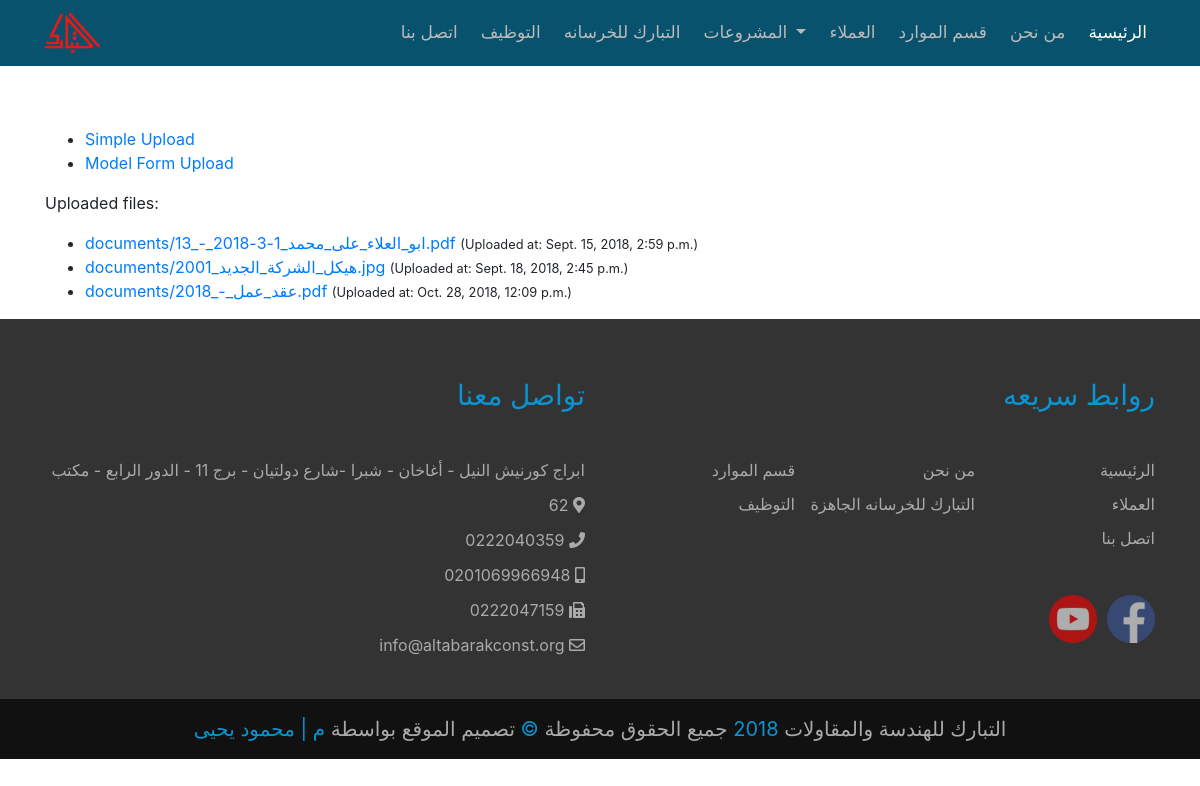
The page /projects/Job_progress/ on the database its author committed.
### projects/models.py (models this page shows)
class Document(models.Model):
    description = models.CharField(max_length=100)
    document = models.FileField(upload_to='documents/')
    uploaded_at = models.DateTimeField(auto_now_add=True)
    empemail = models.EmailField()
    phonenumber = models.CharField(max_length=50, blank=True)

### projects/views.py (the view)
# urls.py: path('Job_progress/', views.testupload, name='testupload'),
def testupload(request):
    documents = Document.objects.all()
    return render(request, 'projects/homeupload.html', { 'documents': documents })

### projects/templates/projects/homeupload.html
{% extends 'base.html' %}
{% load static %}
{% block custom_css %}
  <link rel="stylesheet" type="text/css" href="{% static 'css/hosps.css' %}">
{% endblock %}
{% block content %}
 <div class="container">
  <br><br><br>
    <ul>
    <li>
      <a href="{% url 'projects:simple_upload' %}">Simple Upload</a>
    </li>
    <li>
      <a href="{% url 'projects:model_form_upload' %}">Model Form Upload</a>
    </li>
  </ul>
 <p>Uploaded files:</p>
  <ul>
    {% for obj in documents %}
      <li>
        <a href="{{ obj.document.url }}">{{ obj.document.name }}</a>
        <small>(Uploaded at: {{ obj.uploaded_at }})</small>
      </li>
    {% endfor %}
  </ul>
 </div>
{% endblock %}

### templates/base.html (shortened to what this page needs)
<!DOCTYPE html>
{% load static %}
<html>
<head>
	<link rel="stylesheet" type="text/css" href="{% static 'css/bootstrap.css' %}">
  	<link rel="stylesheet" href="https://use.fontawesome.com/releases/v5.3.1/css/all.css">
	{% block custom_css %}
	{% endblock %}
</head>
<body>
	{% include 'includes/navbar.html' %}
	{% block content %}
    {% endblock %}
    {% include 'includes/footer.html' %}
</body>
</html>

### templates/includes/navbar.html (shortened to what this page needs)
	<nav class="navbar navbar-expand-lg navbar-dark bg-dark fixed-top">
		<div class="container">
		  <a class="navbar-brand" href="#"><img src="../../static/img/OurLogo.PNG" width="55" height="40px"></a>
		  <div class="collapse navbar-collapse" id="navbarSupportedContent">
		    <ul class="navbar-nav ml-auto">
		      <li class="nav-item">
		        <a class="nav-link" href="{% url 'projects:contact_us' %}">اتصل بنا<span class="sr-only">(current)</span></a>
		      </li>
		      <li class="nav-item">
		        <a class="nav-link" href="{% url 'projects:jobs' %}">التوظيف<span class="sr-only">(current)</span></a>
		      </li>
		      <li class="nav-item">
		        <a class="nav-link" href="#">التبارك للخرسانه<span class="sr-only">(current)</span></a>
		      </li>
		      <li class="nav-item dropdown">
		        <a class="nav-link dropdown-toggle" href="#" id="navbarDropdown" role="button" data-toggle="dropdown" aria-haspopup="true" aria-expanded="false">
		          المشروعات
		        </a>
		      </li>
		       <li class="nav-item">
		        <a class="nav-link" href="#">العملاء<span class="sr-only">(current)</span></a>
		      </li>
		      <li class="nav-item">
		        <a class="nav-link" href="#">قسم الموارد<span class="sr-only">(current)</span></a>
		      </li>
		       <li class="nav-item">
		        <a class="nav-link" href="{% url 'projects:aboucom' %}">من نحن<span class="sr-only">(current)</span></a>
		      </li>
		      <li class="nav-item active">
		        <a class="nav-link active" href="{% url 'home' %}">الرئيسية <span class="sr-only">(current)</span></a>
		      </li>
		    </ul>
		  </div>
		</div>
	</nav>

### templates/includes/footer.html
	<section class="footer">
		<div class="container">
			<div class="row">
			<div class="col-lg-6">
				<h3>تواصل معنا</h3>
				<ul class="list-unstyled contact">
					<li> ابراج كورنيش النيل - أغاخان - شبرا -شارع دولتيان - برج 11 - الدور الرابع - مكتب 62 <i class="fas fa-map-marker-alt fa-1x"></i></li>
					<li>0222040359 <i class="fas fa-phone fa-1x"></i></li>
					<li>0201069966948 <i class="fas fa-mobile-alt fa-1x"></i></li>
					<li>0222047159 <i class="fas fa-fax fa-1x"></i></li>
					<li>info@altabarakconst.org <i class="far fa-envelope"></i></li>
				</ul>
			</div>
			<div class="col-lg-6">
				<h3>روابط سريعه</h3>
				<ul class="list-unstyled three-columns">
					<a href="{% url 'home' %}"><li>الرئيسية</li></a>
					<a href="{% url 'projects:aboucom' %}"><li>من نحن</li></a>
					<a href="#"><li>قسم الموارد</li></a>
					<a href="#"><li>العملاء</li></a>
					<a href="#"><li>التبارك للخرسانه الجاهزة</li></a>
					<a href="{% url 'projects:jobs' %}"><li>التوظيف</li></a>
					<a href="{% url 'projects:contact_us' %}"><li>اتصل بنا</li></a>
				</ul>
				<ul class="list-unstyled social-list">
					<a target="_blank" href="https://www.facebook.com/eltabarak.eng"><li><img src="../../static/img/socialmedia/Facebook.PNG"></li></a>
					<a target="_blank" href="https://www.youtube.com/watch?v=eJETCMRYlDw"><li><img src="../../static/img/socialmedia/Youtube.PNG"></li></a>
				</ul>
			</div>
			</div>
		</div>
		<div class="copyright text-center">
			التبارك للهندسة والمقاولات<span> 2018</span> جميع الحقوق محفوظة  <span>&copy;</span> تصميم الموقع بواسطة  <span>م | محمود يحيى</span>
		</div>
	</section>

### static/css/hosps.css (style rules this page uses)
body { padding-top: 55px; background-color: #FFF; }
.navbar { min-height: 65px; margin-bottom: 80px; }
.bg-dark { background-color: #08526d !important }
.navbar-dark .navbar-nav .nav-link { color: #BBB; padding-top: 5px; padding-bottom: 5px; font-size: 17px; padding-left: 15px }
.navbar-brand { font-size: 19px; line-height: 35px; }
.footer { background-color: #333; color: #AAA; padding-top: 60px; }
.footer a { color: #AAA }
.footer .container h3 { color: #0895D1; text-align: right; margin-bottom: 40px }
.footer .container .three-columns { overflow: hidden; margin-bottom: 40px; }
.footer .container .three-columns li { width: 33.3333%; float: right; padding: 5px 0; text-align: right; }
.footer .container img { width: 48px; }
.footer .container .social-list { overflow: hidden; margin: 20px 0 10px }
.footer .container .social-list li { float: right; margin-left: 10px; opacity: .6; filter: alpha(opacity=60); -webkit-transition: all 0.5s ease; -moz-transition: all 0.5s ease; -o-transition: all 0.5s ease; transition: all 0.5s ease; }
.contact { text-align: right; line-height: 35px }
.footer .copyright { background-color: #111; color: #AAA; padding: 15px 0; margin-top: 20px; font-size: 20px; }
.footer .copyright span { color: #0895D1 }

### rows shown on the page
Document: document.name "documents/ابو_العلاء_على_محمد_1-3-2018_-_13.pdf", uploaded_at "Sept. 15, 2018, 2:59 p.m."
Document: document.name "documents/2هيكل_الشركة_الجديد_001.jpg", uploaded_at "Sept. 18, 2018, 2:45 p.m."
Document: document.name "documents/عقد_عمل_-_2018.pdf", uploaded_at "Oct. 28, 2018, 12:09 p.m."
